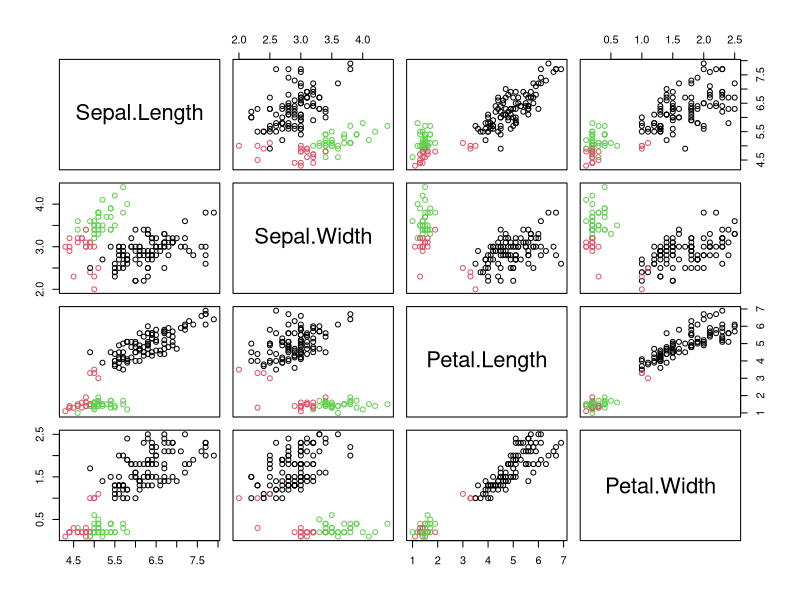

The R script that drew this image:
dim(iris)
#criando o modelo
modelo <- kmeans(iris[1:4], centers = 3)
#verificando a acuracia
acuracia <- table(iris$Species, modelo$cluster)
#grafico de dispersao do cluster
X11()
plot(iris[,1:4], col=modelo$cluster)